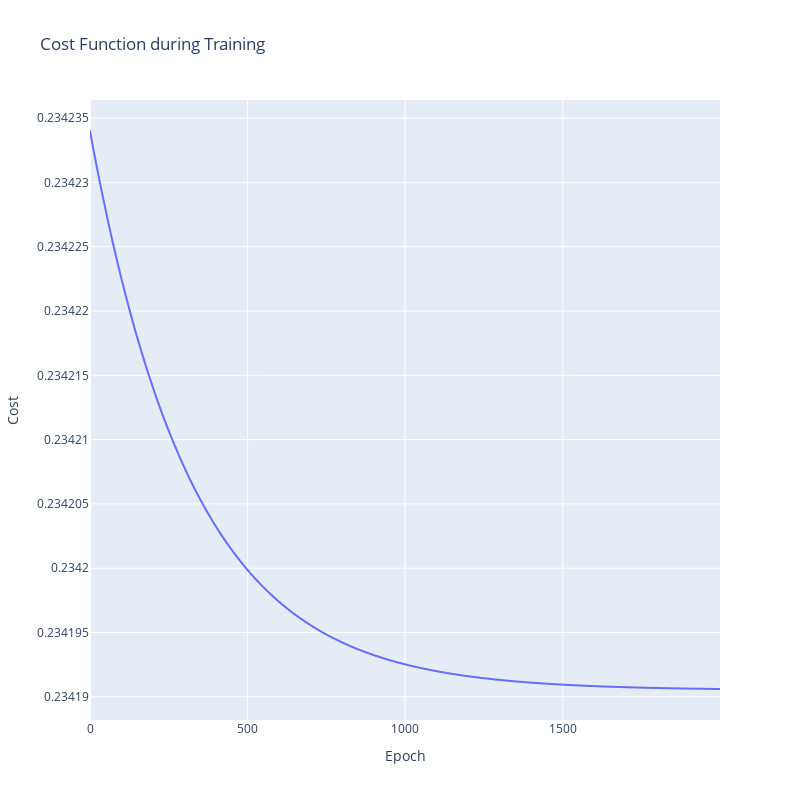

Here is the notebook cell this chart was saved with:
### Markdown cell above
Después de ejecutar el descenso de gradiente, trazamos la historia del costo para verificar si el algoritmo ha convergido.

### Code cell
# Visualization of cost function during training
fig = px.line(x=list(range(epochs)), y=costs, title='Cost Function during Training', width=800, height=800)
fig.update_layout(xaxis_title='Epoch', yaxis_title='Cost')
fig.show()

### Figure 1 — Plotly figure (JSON) as saved in the notebook; plotly's stock layout.template omitted (floating-point values rounded to 4 significant figures; data arrays with more than 128 entries replaced by an {"elided": "..."} marker saying what was removed)
{"data": [{"hovertemplate": "x=%{x}<br>y=%{y}<extra></extra>", "legendgroup": "", "line": {"color": "#636efa", "dash": "solid"}, "marker": {"symbol": "circle"}, "mode": "lines", "name": "", "showlegend": false, "type": "scattergl", "x": {"elided": "2000 int values"}, "xaxis": "x", "y": {"elided": "2000 float values"}, "yaxis": "y"}], "layout": {"height": 800, "legend": {"tracegroupgap": 0}, "title": {"text": "Cost Function during Training"}, "width": 800, "xaxis": {"anchor": "y", "autorange": true, "domain": [0, 1], "range": [0, 1999], "title": {"text": "Epoch"}, "type": "linear"}, "yaxis": {"anchor": "x", "autorange": true, "domain": [0, 1], "range": [0.2342, 0.2342], "title": {"text": "Cost"}, "type": "linear"}}}
